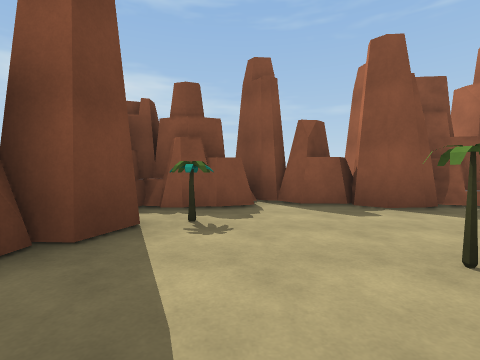
[1] (above)

18 first-person views from a walk through a Unity game level. The camera is 1.2 m above the floor, tilts 2° down and sees 85° across. The floor is counted in squares, 2 m on a side. Each view is taken from the middle of a square. On the plan, view 1 faces up. The plan holds only what a view shows up to about 9 squares ahead; the rest is blank. The player character is not drawn.

[2]
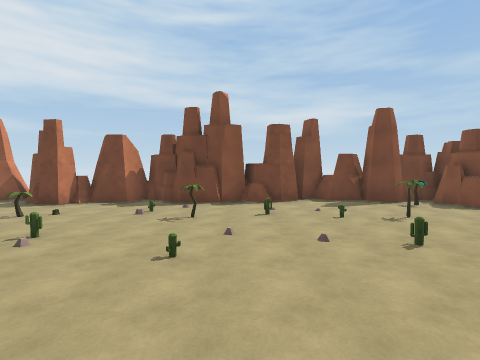

[3]
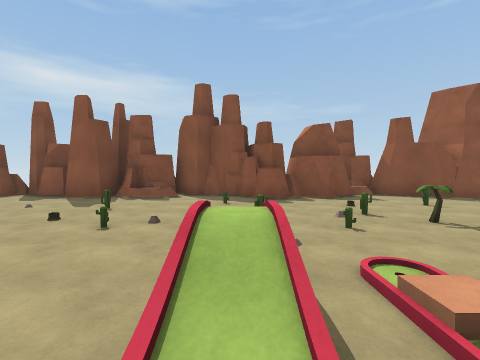

[4]
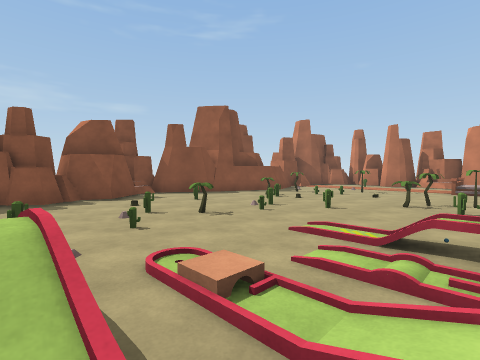

[5]
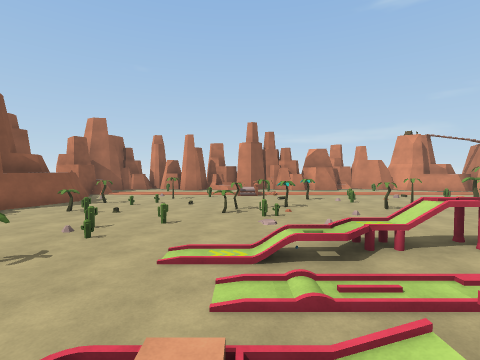

[6]
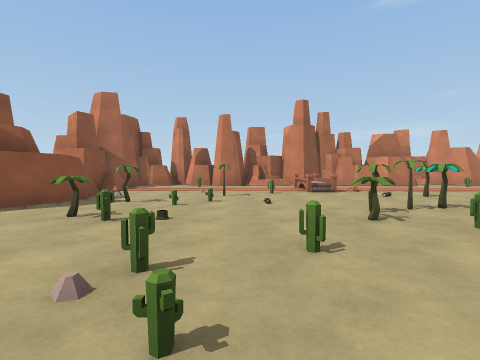

[7]
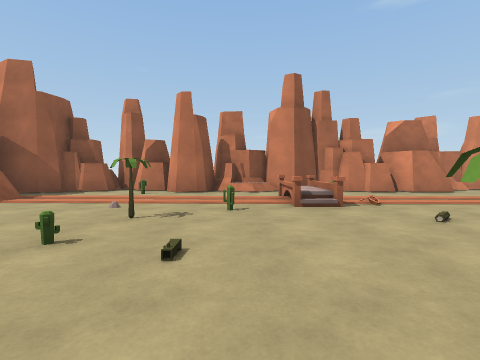

[8]
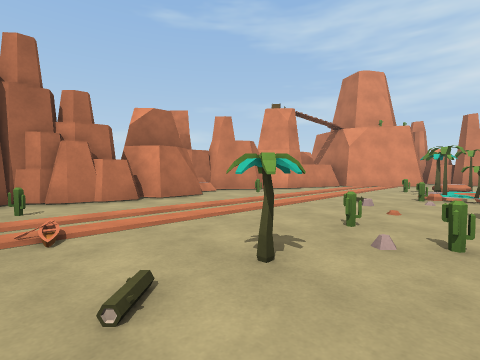

[9]
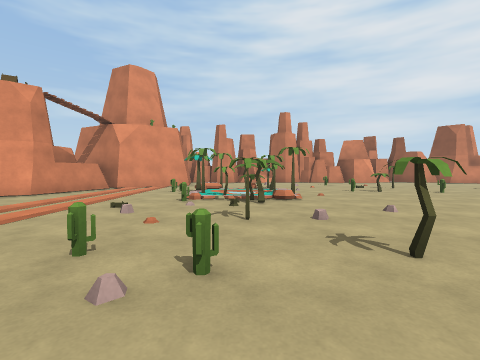

[10]
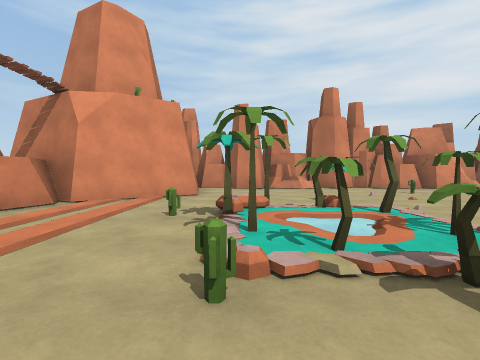

[11]
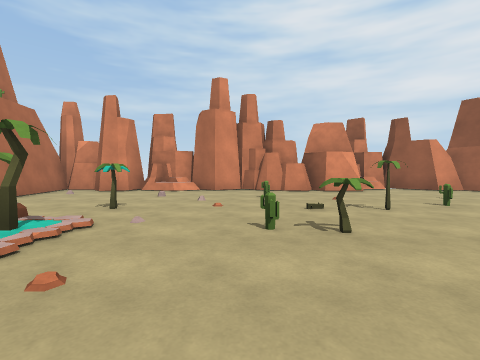

[12]
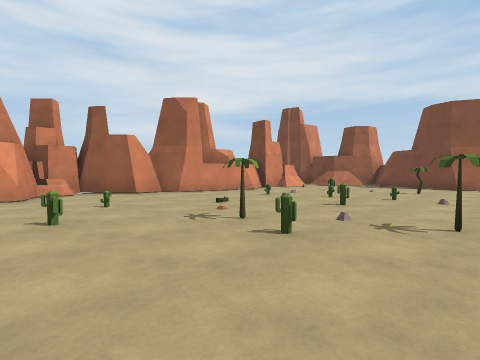

[13]
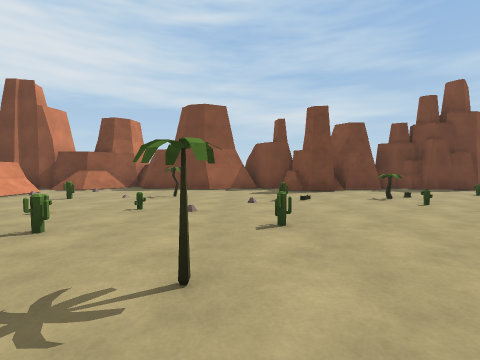

[14]
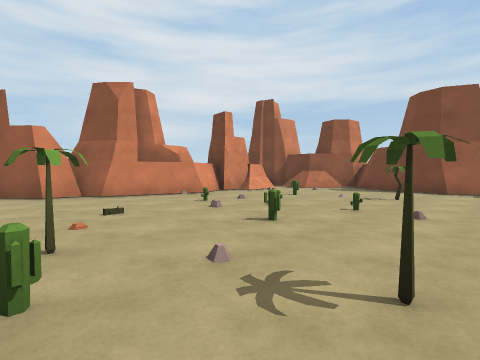

[15]
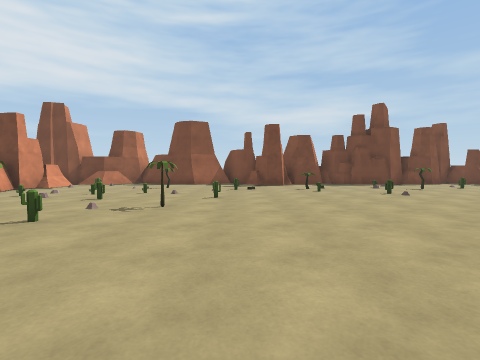

[16]
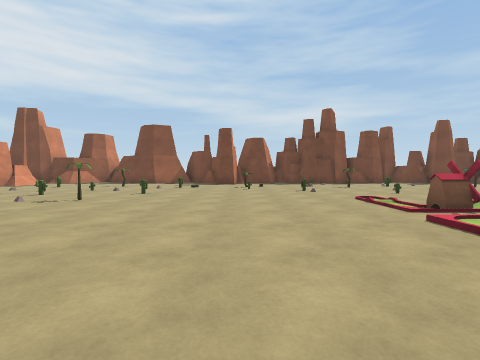

[17]
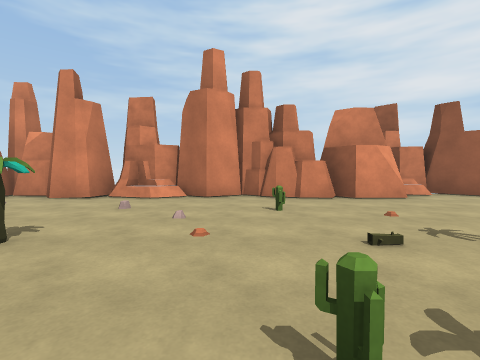

[18]
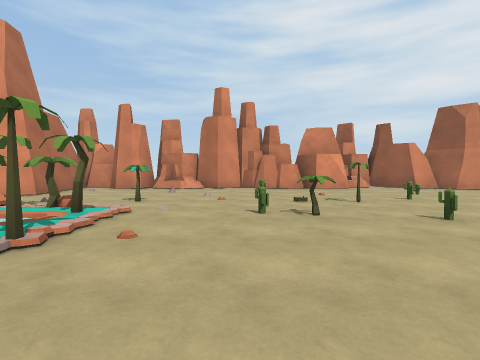

### Floor plan
Key: @ floor where view 1 was taken; # wall or solid block; . floor; / step, stairs or slope; = window, fence, low wall or low ledge; ^ raised ledge; R rock; T palm tree; C cactus; W windmill; O other object.
Columns run from 3 left of view 1 to 23 right of it. Each row starts with its distance up from view 1.
  7       R RR   R
  6  RRR  R #R ##RR
  5 RR#R#RRRRR##R#RR     ####
  4 R#.........RR....######.#R
  3 RRRT..........O.........RR
  2 R#..T..O........OCT....O##
  1  R......./C.CO.C........RR
  0 O#.@...C.. ........T....RR
 -1 RR..O.....O/...C....C...R
 -2 RR........////..OT...==.#
 -3  RR.T...../=/O..CT.....CRR
 -4 R#......./W///O....T....R
 -5 R#....C.......O.........RR
 -6 R#............O..TCC....R
 -7 R##.O.............T.....RRR
 -8  R#.....................RR
 -9 RR...O...........TOC...ORR
-10  #.....C.T.......TTT....#
-11  #........C.C....T.T...##
-12  #..T..C..T...OC.TTTC..#
-13  #..../......T...T....##
-14  #..O.//...C.........###
-15  ##...........C......#
-16  #=^###..............#
-17  #  ######..RRR.#RRR.#
-18         ##RRRR RRR#RRR
-19           RRR RRR    R

Positions as (right, up) in squares from view 1, and headings:
1: (0, 0), facing up
2: (7, -2), facing left
3: (7, -3), facing up
4: (7, -3), facing up-right
5: (7, -2), facing right
6: (10, 0), facing right
7: (13, -1), facing right
8: (15, -3), facing down-right
9: (15, -4), facing down
10: (16, -8), facing down
11: (12, -9), facing down
12: (9, -10), facing down-left
13: (7, -10), facing left
14: (7, -10), facing down-left
15: (10, -9), facing left
16: (11, -7), facing left
17: (12, -11), facing down
18: (12, -8), facing down
